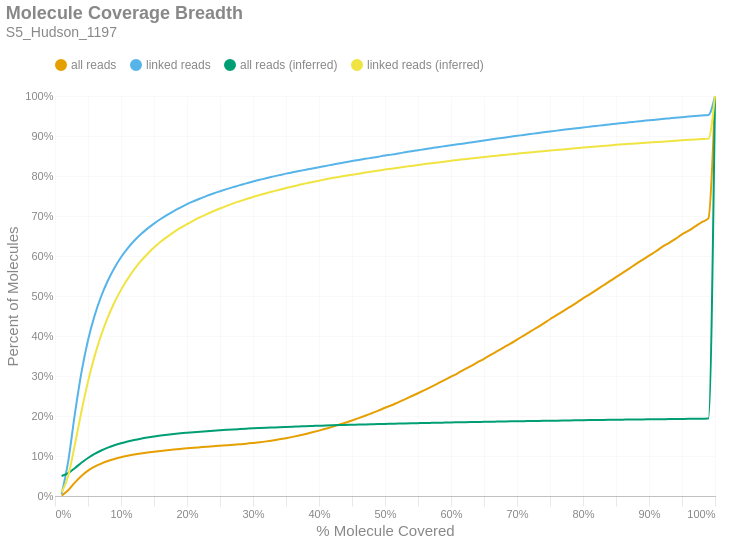

Here is the notebook cell this chart was saved with:
### Markdown cell above
### Molecule Read Coverage
This chart shows molecule coverage breadth as computed by the number of bases aligned to that molecule. In other words, "*how much of each unique long molecule is actually sequenced/aligned?*" Keep in mind there is a distinction between sequences and alignments, since some sequences belonging to a particular molecule may not align well and wouldn't appear in the alignment data. This chart also shows molecule coverage breadth as computed by the *inferred fragment* from which the aligned sequences originate. Unlike read coverage, this calculation takes into account the total insert size, including unsequenced gaps between the forward and reverse reads. Like the previous figures, these are cumulative percents.

### Code cell
if SKIPLR:
    print_html(f"Skipped")
else:
    binned_df = consolidated_hist(valids['coverage_bp'], mask, 0.01, True)
    binned_df_inf = consolidated_hist(valids['coverage_inserts'], mask, 0.01, True)
    binned_df = binned_df.with_columns(pl.lit(binned_df_inf['all reads (cumsum)']).alias('all reads (inferred)'))
    binned_df = binned_df.with_columns(pl.lit(binned_df_inf['linked reads (cumsum)']).alias('linked reads (inferred)'))
    binned_df = binned_df.with_columns(
        (pl.col('bin').cast(pl.Float64) + 0.01).alias('right_edge')
    )

    with SafeRender(binned_df):
        (
            density_plot(binned_df, 'Molecule Coverage Breadth', samplename, 'molcov', ['all reads (inferred)','linked reads (inferred)'])
            .encode(
                #x=alt.X('bin:Q', title="% Molecule Covered").axis(format = '%').scale(padding=0),
                x=alt.X('right_edge:Q', title="% Molecule Covered").axis(format='%').scale(padding=0),
                y=alt.Y('value:Q', title='Percent of Molecules')
                    .axis(format='%')
                    .stack(False)
                    .scale(domainMin=0, padding=0),
                color=alt.Color("key:N").scale(domain = ["all reads", "linked reads", "all reads (inferred)", "linked reads (inferred)"]),
                tooltip = [
                    alt.Tooltip("key:N", title = "Data Type"),
                    alt.Tooltip("range_label:N", title="% Molecule Covered"),
                    alt.Tooltip("value:Q", format = ".2%", title="% Molecules")
                ]
            )
        ).display()

### Figure 1 — Vega-Lite specification as saved in the notebook (floating-point values rounded to 4 significant figures)
{"width": "container", "height": 400, "config": {"title": {"anchor": "start", "dy": -15, "fontSize": 18, "color": "#888888", "subtitleColor": "#888888", "subtitleFontSize": 14}, "arc": {"fill": "#0072B2"}, "axis": {"domainColor": "#888888", "domainWidth": 0.5, "gridWidth": 0.2, "grid": false, "titleFontWeight": 400, "titleFontSize": 15, "labelFontSize": 11, "labelColor": "#888888", "tickColor": "#888888", "tickWidth": 0.2, "titleColor": "#888888"}, "axisBand": {"grid": false}, "axisX": {"grid": true, "tickSize": 10, "domainCap": "round"}, "axisY": {"domain": false, "grid": true, "tickSize": 0, "domainCap": "round"}, "background": "transparent", "header": {"labelFontSize": 15, "labelColor": "#888888", "titleFontSize": 15, "titleFontWeight": 600, "titleColor": "#888888"}, "legend": {"labelFont": "sans-serif", "labelFontSize": 12, "labelColor": "#888888", "symbolSize": 100, "symbolType": "circle", "titleFontSize": 12, "titlePadding": 10, "titleColor": "#888888", "title": null, "orient": "top"}, "range": {"category": ["#E69F00", "#56B4E9", "#009E73", "#F0E442", "#0072B2", "#D55E00", "#CC79A7", "#000000"], "diverging": ["#cfe8f3", "#a2d4ec", "#73bfe2", "#46abdb", "#1696d2", "#12719e"]}, "area": {"fill": "#0072B2", "fillOpacity": 0.7, "line": true, "strokeOpacity": 0.7}, "line": {"color": "#0072B2", "stroke": "#0072B2", "strokeWidth": 2}, "trail": {"color": "#0072B2", "stroke": "#0072B2", "strokeWidth": 0, "size": 1}, "point": {"filled": true, "fillOpacity": 1.0, "size": 95}, "text": {"color": "#888888", "fontSize": 11, "align": "right", "fontWeight": 400, "size": 11}, "bar": {"fill": "#0072B2", "stroke": null}, "view": {"stroke": null, "continuousWidth": 660, "continuousHeight": 400}}, "data": {"name": "data-0f9ad61a6609facb2e60e87d41776e35"}, "mark": {"type": "line", "interpolate": "monotone", "point": {"opacity": 0, "size": 275}}, "encoding": {"color": {"field": "key", "scale": {"domain": ["all reads", "linked reads", "all reads (inferred)", "linked reads (inferred)"]}, "type": "nominal"}, "tooltip": [{"field": "key", "title": "Data Type", "type": "nominal"}, {"field": "range_label", "title": "% Molecule Covered", "type": "nominal"}, {"field": "value", "format": ".2%", "title": "% Molecules", "type": "quantitative"}], "x": {"axis": {"format": "%"}, "field": "right_edge", "scale": {"padding": 0}, "title": "% Molecule Covered", "type": "quantitative"}, "y": {"axis": {"format": "%"}, "field": "value", "scale": {"domainMin": 0, "padding": 0}, "stack": false, "title": "Percent of Molecules", "type": "quantitative"}}, "params": [{"name": "param_c36ac31b6afebe62", "select": {"type": "point", "fields": ["key"]}, "bind": "legend"}], "title": {"text": "Molecule Coverage Breadth", "subtitle": "S5_Hudson_1197"}, "transform": [{"fold": ["all reads (cumsum)", "linked reads (cumsum)", "all reads (inferred)", "linked reads (inferred)"]}, {"calculate": "replace(datum.key, ' (cumsum)', '')", "as": "key"}, {"filter": {"param": "param_c36ac31b6afebe62"}}], "usermeta": {"embedOptions": {"downloadFileName": "S5_Hudson_1197.molcov"}}, "$schema": "https://vega.github.io/schema/vega-lite/v6.1.0.json", "datasets": {"data-0f9ad61a6609facb2e60e87d41776e35": [{"bin": "0.0", "interval": "0.0-0.01", "all reads": 0.0009434, "linked reads": 0.004851, "all reads (cumsum)": 0.0009434, "linked reads (cumsum)": 0.004851, "range_label": "0.0-0.01", "all reads (inferred)": 0.05005, "linked reads (inferred)": 0.008571, "right_edge": 0.01}, {"bin": "0.01", "interval": "0.01-0.02", "all reads": 0.0134, "linked reads": 0.08162, "all reads (cumsum)": 0.01435, "linked reads (cumsum)": 0.08647, "range_label": "0.01-0.02", "all reads (inferred)": 0.05709, "linked reads (inferred)": 0.05021, "right_edge": 0.02}, {"bin": "0.02", "interval": "0.02-0.03", "all reads": 0.01904, "linked reads": 0.1177, "all reads (cumsum)": 0.03339, "linked reads (cumsum)": 0.2042, "range_label": "0.02-0.03", "all reads (inferred)": 0.06956, "linked reads (inferred)": 0.1272, "right_edge": 0.03}, {"bin": "0.03", "interval": "0.03-0.04", "all reads": 0.01684, "linked reads": 0.1043, "all reads (cumsum)": 0.05023, "linked reads (cumsum)": 0.3085, "range_label": "0.03-0.04", "all reads (inferred)": 0.08301, "linked reads (inferred)": 0.2107, "right_edge": 0.04}, {"bin": "0.04", "interval": "0.04-0.05", "all reads": 0.01307, "linked reads": 0.08096, "all reads (cumsum)": 0.0633, "linked reads (cumsum)": 0.3895, "range_label": "0.04-0.05", "all reads (inferred)": 0.09508, "linked reads (inferred)": 0.2859, "right_edge": 0.05}, {"bin": "0.05", "interval": "0.05-0.06", "all reads": 0.009937, "linked reads": 0.06145, "all reads (cumsum)": 0.07323, "linked reads (cumsum)": 0.4509, "range_label": "0.05-0.06", "all reads (inferred)": 0.1053, "linked reads (inferred)": 0.3497, "right_edge": 0.06}, {"bin": "0.06", "interval": "0.06-0.07", "all reads": 0.007822, "linked reads": 0.04846, "all reads (cumsum)": 0.08105, "linked reads (cumsum)": 0.4994, "range_label": "0.06-0.07", "all reads (inferred)": 0.1137, "linked reads (inferred)": 0.4024, "right_edge": 0.07}, {"bin": "0.07", "interval": "0.07-0.08", "all reads": 0.006281, "linked reads": 0.03875, "all reads (cumsum)": 0.08733, "linked reads (cumsum)": 0.5381, "range_label": "0.07-0.08", "all reads (inferred)": 0.1208, "linked reads (inferred)": 0.4466, "right_edge": 0.08}, {"bin": "0.08", "interval": "0.08-0.09", "all reads": 0.005181, "linked reads": 0.03188, "all reads (cumsum)": 0.09252, "linked reads (cumsum)": 0.57, "range_label": "0.08-0.09", "all reads (inferred)": 0.1267, "linked reads (inferred)": 0.4837, "right_edge": 0.09}, {"bin": "0.09", "interval": "0.09-0.1", "all reads": 0.004373, "linked reads": 0.02677, "all reads (cumsum)": 0.09689, "linked reads (cumsum)": 0.5968, "range_label": "0.09-0.1", "all reads (inferred)": 0.1318, "linked reads (inferred)": 0.5153, "right_edge": 0.1}, {"bin": "0.1", "interval": "0.1-0.11", "all reads": 0.003594, "linked reads": 0.022, "all reads (cumsum)": 0.1005, "linked reads (cumsum)": 0.6188, "range_label": "0.1-0.11", "all reads (inferred)": 0.1361, "linked reads (inferred)": 0.5425, "right_edge": 0.11}, {"bin": "0.11", "interval": "0.11-0.12", "all reads": 0.003172, "linked reads": 0.01923, "all reads (cumsum)": 0.1037, "linked reads (cumsum)": 0.638, "range_label": "0.11-0.12", "all reads (inferred)": 0.14, "linked reads (inferred)": 0.5665, "right_edge": 0.12}, {"bin": "0.12", "interval": "0.12-0.13", "all reads": 0.002649, "linked reads": 0.01618, "all reads (cumsum)": 0.1063, "linked reads (cumsum)": 0.6542, "range_label": "0.12-0.13", "all reads (inferred)": 0.1433, "linked reads (inferred)": 0.587, "right_edge": 0.13}, {"bin": "0.13", "interval": "0.13-0.14", "all reads": 0.002361, "linked reads": 0.0143, "all reads (cumsum)": 0.1087, "linked reads (cumsum)": 0.6685, "range_label": "0.13-0.14", "all reads (inferred)": 0.1461, "linked reads (inferred)": 0.6052, "right_edge": 0.14}, {"bin": "0.14", "interval": "0.14-0.15", "all reads": 0.00211, "linked reads": 0.01257, "all reads (cumsum)": 0.1108, "linked reads (cumsum)": 0.6811, "range_label": "0.14-0.15", "all reads (inferred)": 0.1487, "linked reads (inferred)": 0.6212, "right_edge": 0.15}, {"bin": "0.15", "interval": "0.15-0.16", "all reads": 0.001923, "linked reads": 0.01133, "all reads (cumsum)": 0.1127, "linked reads (cumsum)": 0.6924, "range_label": "0.15-0.16", "all reads (inferred)": 0.151, "linked reads (inferred)": 0.6355, "right_edge": 0.16}, {"bin": "0.16", "interval": "0.16-0.17", "all reads": 0.001801, "linked reads": 0.01053, "all reads (cumsum)": 0.1145, "linked reads (cumsum)": 0.7029, "range_label": "0.16-0.17", "all reads (inferred)": 0.153, "linked reads (inferred)": 0.6479, "right_edge": 0.17}, {"bin": "0.17", "interval": "0.17-0.18", "all reads": 0.001646, "linked reads": 0.009554, "all reads (cumsum)": 0.1161, "linked reads (cumsum)": 0.7125, "range_label": "0.17-0.18", "all reads (inferred)": 0.1549, "linked reads (inferred)": 0.6597, "right_edge": 0.18}, {"bin": "0.18", "interval": "0.18-0.19", "all reads": 0.001545, "linked reads": 0.008685, "all reads (cumsum)": 0.1177, "linked reads (cumsum)": 0.7212, "range_label": "0.18-0.19", "all reads (inferred)": 0.1566, "linked reads (inferred)": 0.6702, "right_edge": 0.19}, {"bin": "0.19", "interval": "0.19-0.2", "all reads": 0.001504, "linked reads": 0.008328, "all reads (cumsum)": 0.1192, "linked reads (cumsum)": 0.7295, "range_label": "0.19-0.2", "all reads (inferred)": 0.1581, "linked reads (inferred)": 0.6797, "right_edge": 0.2}, {"bin": "0.2", "interval": "0.2-0.21", "all reads": 0.001379, "linked reads": 0.007354, "all reads (cumsum)": 0.1206, "linked reads (cumsum)": 0.7368, "range_label": "0.2-0.21", "all reads (inferred)": 0.1596, "linked reads (inferred)": 0.6887, "right_edge": 0.21}, {"bin": "0.21", "interval": "0.21-0.22", "all reads": 0.001325, "linked reads": 0.006915, "all reads (cumsum)": 0.1219, "linked reads (cumsum)": 0.7438, "range_label": "0.21-0.22", "all reads (inferred)": 0.1609, "linked reads (inferred)": 0.697, "right_edge": 0.22}, {"bin": "0.22", "interval": "0.22-0.23", "all reads": 0.001326, "linked reads": 0.006656, "all reads (cumsum)": 0.1232, "linked reads (cumsum)": 0.7504, "range_label": "0.22-0.23", "all reads (inferred)": 0.1622, "linked reads (inferred)": 0.7048, "right_edge": 0.23}, {"bin": "0.23", "interval": "0.23-0.24", "all reads": 0.001259, "linked reads": 0.005949, "all reads (cumsum)": 0.1245, "linked reads (cumsum)": 0.7564, "range_label": "0.23-0.24", "all reads (inferred)": 0.1633, "linked reads (inferred)": 0.712, "right_edge": 0.24}, {"bin": "0.24", "interval": "0.24-0.25", "all reads": 0.001193, "linked reads": 0.005481, "all reads (cumsum)": 0.1257, "linked reads (cumsum)": 0.7618, "range_label": "0.24-0.25", "all reads (inferred)": 0.1644, "linked reads (inferred)": 0.7187, "right_edge": 0.25}, {"bin": "0.25", "interval": "0.25-0.26", "all reads": 0.001184, "linked reads": 0.005315, "all reads (cumsum)": 0.1269, "linked reads (cumsum)": 0.7672, "range_label": "0.25-0.26", "all reads (inferred)": 0.1655, "linked reads (inferred)": 0.7254, "right_edge": 0.26}, {"bin": "0.26", "interval": "0.26-0.27", "all reads": 0.001212, "linked reads": 0.005064, "all reads (cumsum)": 0.1281, "linked reads (cumsum)": 0.7722, "range_label": "0.26-0.27", "all reads (inferred)": 0.1665, "linked reads (inferred)": 0.7316, "right_edge": 0.27}, {"bin": "0.27", "interval": "0.27-0.28", "all reads": 0.001321, "linked reads": 0.004924, "all reads (cumsum)": 0.1294, "linked reads (cumsum)": 0.7772, "range_label": "0.27-0.28", "all reads (inferred)": 0.1674, "linked reads (inferred)": 0.737, "right_edge": 0.28}, {"bin": "0.28", "interval": "0.28-0.29", "all reads": 0.001416, "linked reads": 0.004426, "all reads (cumsum)": 0.1308, "linked reads (cumsum)": 0.7816, "range_label": "0.28-0.29", "all reads (inferred)": 0.1682, "linked reads (inferred)": 0.7423, "right_edge": 0.29}, {"bin": "0.29", "interval": "0.29-0.3", "all reads": 0.001747, "linked reads": 0.004736, "all reads (cumsum)": 0.1326, "linked reads (cumsum)": 0.7863, "range_label": "0.29-0.3", "all reads (inferred)": 0.1691, "linked reads (inferred)": 0.7476, "right_edge": 0.3}, {"bin": "0.3", "interval": "0.3-0.31", "all reads": 0.001868, "linked reads": 0.004141, "all reads (cumsum)": 0.1344, "linked reads (cumsum)": 0.7905, "range_label": "0.3-0.31", "all reads (inferred)": 0.1699, "linked reads (inferred)": 0.7523, "right_edge": 0.31}, {"bin": "0.31", "interval": "0.31-0.32", "all reads": 0.002126, "linked reads": 0.004107, "all reads (cumsum)": 0.1365, "linked reads (cumsum)": 0.7946, "range_label": "0.31-0.32", "all reads (inferred)": 0.1706, "linked reads (inferred)": 0.757, "right_edge": 0.32}, {"bin": "0.32", "interval": "0.32-0.33", "all reads": 0.002444, "linked reads": 0.003851, "all reads (cumsum)": 0.139, "linked reads (cumsum)": 0.7984, "range_label": "0.32-0.33", "all reads (inferred)": 0.1713, "linked reads (inferred)": 0.7614, "right_edge": 0.33}, {"bin": "0.33", "interval": "0.33-0.34", "all reads": 0.002689, "linked reads": 0.003753, "all reads (cumsum)": 0.1417, "linked reads (cumsum)": 0.8022, "range_label": "0.33-0.34", "all reads (inferred)": 0.172, "linked reads (inferred)": 0.7658, "right_edge": 0.34}, {"bin": "0.34", "interval": "0.34-0.35", "all reads": 0.002956, "linked reads": 0.003724, "all reads (cumsum)": 0.1446, "linked reads (cumsum)": 0.8059, "range_label": "0.34-0.35", "all reads (inferred)": 0.1727, "linked reads (inferred)": 0.7698, "right_edge": 0.35}, {"bin": "0.35", "interval": "0.35-0.36", "all reads": 0.003198, "linked reads": 0.003345, "all reads (cumsum)": 0.1478, "linked reads (cumsum)": 0.8092, "range_label": "0.35-0.36", "all reads (inferred)": 0.1733, "linked reads (inferred)": 0.7738, "right_edge": 0.36}, {"bin": "0.36", "interval": "0.36-0.37", "all reads": 0.003484, "linked reads": 0.003281, "all reads (cumsum)": 0.1513, "linked reads (cumsum)": 0.8125, "range_label": "0.36-0.37", "all reads (inferred)": 0.174, "linked reads (inferred)": 0.7776, "right_edge": 0.37}, {"bin": "0.37", "interval": "0.37-0.38", "all reads": 0.003772, "linked reads": 0.00323, "all reads (cumsum)": 0.1551, "linked reads (cumsum)": 0.8157, "range_label": "0.37-0.38", "all reads (inferred)": 0.1746, "linked reads (inferred)": 0.7816, "right_edge": 0.38}, {"bin": "0.38", "interval": "0.38-0.39", "all reads": 0.004043, "linked reads": 0.00323, "all reads (cumsum)": 0.1591, "linked reads (cumsum)": 0.819, "range_label": "0.38-0.39", "all reads (inferred)": 0.1751, "linked reads (inferred)": 0.785, "right_edge": 0.39}, {"bin": "0.39", "interval": "0.39-0.4", "all reads": 0.004313, "linked reads": 0.003132, "all reads (cumsum)": 0.1634, "linked reads (cumsum)": 0.8221, "range_label": "0.39-0.4", "all reads (inferred)": 0.1757, "linked reads (inferred)": 0.7883, "right_edge": 0.4}, {"bin": "0.4", "interval": "0.4-0.41", "all reads": 0.00455, "linked reads": 0.003068, "all reads (cumsum)": 0.168, "linked reads (cumsum)": 0.8252, "range_label": "0.4-0.41", "all reads (inferred)": 0.1763, "linked reads (inferred)": 0.7917, "right_edge": 0.41}, {"bin": "0.41", "interval": "0.41-0.42", "all reads": 0.004905, "linked reads": 0.003124, "all reads (cumsum)": 0.1729, "linked reads (cumsum)": 0.8283, "range_label": "0.41-0.42", "all reads (inferred)": 0.1768, "linked reads (inferred)": 0.7949, "right_edge": 0.42}, {"bin": "0.42", "interval": "0.42-0.43", "all reads": 0.005109, "linked reads": 0.002987, "all reads (cumsum)": 0.178, "linked reads (cumsum)": 0.8313, "range_label": "0.42-0.43", "all reads (inferred)": 0.1772, "linked reads (inferred)": 0.7977, "right_edge": 0.43}, {"bin": "0.43", "interval": "0.43-0.44", "all reads": 0.005275, "linked reads": 0.003158, "all reads (cumsum)": 0.1833, "linked reads (cumsum)": 0.8344, "range_label": "0.43-0.44", "all reads (inferred)": 0.1777, "linked reads (inferred)": 0.8004, "right_edge": 0.44}, {"bin": "0.44", "interval": "0.44-0.45", "all reads": 0.005536, "linked reads": 0.002809, "all reads (cumsum)": 0.1888, "linked reads (cumsum)": 0.8373, "range_label": "0.44-0.45", "all reads (inferred)": 0.1781, "linked reads (inferred)": 0.8032, "right_edge": 0.45}, {"bin": "0.45", "interval": "0.45-0.46", "all reads": 0.005846, "linked reads": 0.002868, "all reads (cumsum)": 0.1947, "linked reads (cumsum)": 0.8401, "range_label": "0.45-0.46", "all reads (inferred)": 0.1786, "linked reads (inferred)": 0.8058, "right_edge": 0.46}, {"bin": "0.46", "interval": "0.46-0.47", "all reads": 0.006041, "linked reads": 0.002736, "all reads (cumsum)": 0.2007, "linked reads (cumsum)": 0.8429, "range_label": "0.46-0.47", "all reads (inferred)": 0.179, "linked reads (inferred)": 0.8085, "right_edge": 0.47}, {"bin": "0.47", "interval": "0.47-0.48", "all reads": 0.006307, "linked reads": 0.002647, "all reads (cumsum)": 0.207, "linked reads (cumsum)": 0.8455, "range_label": "0.47-0.48", "all reads (inferred)": 0.1794, "linked reads (inferred)": 0.8111, "right_edge": 0.48}, {"bin": "0.48", "interval": "0.48-0.49", "all reads": 0.006355, "linked reads": 0.002787, "all reads (cumsum)": 0.2134, "linked reads (cumsum)": 0.8483, "range_label": "0.48-0.49", "all reads (inferred)": 0.1798, "linked reads (inferred)": 0.8136, "right_edge": 0.49}, {"bin": "0.49", "interval": "0.49-0.5", "all reads": 0.007192, "linked reads": 0.002736, "all reads (cumsum)": 0.2206, "linked reads (cumsum)": 0.851, "range_label": "0.49-0.5", "all reads (inferred)": 0.1803, "linked reads (inferred)": 0.8161, "right_edge": 0.5}, {"bin": "0.5", "interval": "0.5-0.51", "all reads": 0.006331, "linked reads": 0.002413, "all reads (cumsum)": 0.2269, "linked reads (cumsum)": 0.8534, "range_label": "0.5-0.51", "all reads (inferred)": 0.1806, "linked reads (inferred)": 0.8184, "right_edge": 0.51}, {"bin": "0.51", "interval": "0.51-0.52", "all reads": 0.007381, "linked reads": 0.002762, "all reads (cumsum)": 0.2343, "linked reads (cumsum)": 0.8562, "range_label": "0.51-0.52", "all reads (inferred)": 0.181, "linked reads (inferred)": 0.8209, "right_edge": 0.52}, {"bin": "0.52", "interval": "0.52-0.53", "all reads": 0.007399, "linked reads": 0.002936, "all reads (cumsum)": 0.2417, "linked reads (cumsum)": 0.8591, "range_label": "0.52-0.53", "all reads (inferred)": 0.1814, "linked reads (inferred)": 0.8231, "right_edge": 0.53}, {"bin": "0.53", "interval": "0.53-0.54", "all reads": 0.007685, "linked reads": 0.002851, "all reads (cumsum)": 0.2494, "linked reads (cumsum)": 0.862, "range_label": "0.53-0.54", "all reads (inferred)": 0.1818, "linked reads (inferred)": 0.8253, "right_edge": 0.54}, {"bin": "0.54", "interval": "0.54-0.55", "all reads": 0.007523, "linked reads": 0.002468, "all reads (cumsum)": 0.2569, "linked reads (cumsum)": 0.8645, "range_label": "0.54-0.55", "all reads (inferred)": 0.1821, "linked reads (inferred)": 0.8275, "right_edge": 0.55}, {"bin": "0.55", "interval": "0.55-0.56", "all reads": 0.008041, "linked reads": 0.002464, "all reads (cumsum)": 0.2649, "linked reads (cumsum)": 0.8669, "range_label": "0.55-0.56", "all reads (inferred)": 0.1825, "linked reads (inferred)": 0.8298, "right_edge": 0.56}, {"bin": "0.56", "interval": "0.56-0.57", "all reads": 0.008123, "linked reads": 0.002617, "all reads (cumsum)": 0.273, "linked reads (cumsum)": 0.8695, "range_label": "0.56-0.57", "all reads (inferred)": 0.1828, "linked reads (inferred)": 0.8318, "right_edge": 0.57}, {"bin": "0.57", "interval": "0.57-0.58", "all reads": 0.008268, "linked reads": 0.0026, "all reads (cumsum)": 0.2813, "linked reads (cumsum)": 0.8721, "range_label": "0.57-0.58", "all reads (inferred)": 0.1831, "linked reads (inferred)": 0.8337, "right_edge": 0.58}, {"bin": "0.58", "interval": "0.58-0.59", "all reads": 0.008329, "linked reads": 0.002366, "all reads (cumsum)": 0.2896, "linked reads (cumsum)": 0.8745, "range_label": "0.58-0.59", "all reads (inferred)": 0.1835, "linked reads (inferred)": 0.8358, "right_edge": 0.59}, {"bin": "0.59", "interval": "0.59-0.6", "all reads": 0.008591, "linked reads": 0.002298, "all reads (cumsum)": 0.2982, "linked reads (cumsum)": 0.8768, "range_label": "0.59-0.6", "all reads (inferred)": 0.1839, "linked reads (inferred)": 0.838, "right_edge": 0.6}, {"bin": "0.6", "interval": "0.6-0.61", "all reads": 0.008482, "linked reads": 0.002383, "all reads (cumsum)": 0.3067, "linked reads (cumsum)": 0.8792, "range_label": "0.6-0.61", "all reads (inferred)": 0.1842, "linked reads (inferred)": 0.8399, "right_edge": 0.61}, {"bin": "0.61", "interval": "0.61-0.62", "all reads": 0.009066, "linked reads": 0.002319, "all reads (cumsum)": 0.3158, "linked reads (cumsum)": 0.8815, "range_label": "0.61-0.62", "all reads (inferred)": 0.1845, "linked reads (inferred)": 0.842, "right_edge": 0.62}, {"bin": "0.62", "interval": "0.62-0.63", "all reads": 0.009018, "linked reads": 0.002515, "all reads (cumsum)": 0.3248, "linked reads (cumsum)": 0.884, "range_label": "0.62-0.63", "all reads (inferred)": 0.1849, "linked reads (inferred)": 0.8439, "right_edge": 0.63}, {"bin": "0.63", "interval": "0.63-0.64", "all reads": 0.009185, "linked reads": 0.002477, "all reads (cumsum)": 0.334, "linked reads (cumsum)": 0.8865, "range_label": "0.63-0.64", "all reads (inferred)": 0.1851, "linked reads (inferred)": 0.8457, "right_edge": 0.64}, {"bin": "0.64", "interval": "0.64-0.65", "all reads": 0.008997, "linked reads": 0.002298, "all reads (cumsum)": 0.343, "linked reads (cumsum)": 0.8888, "range_label": "0.64-0.65", "all reads (inferred)": 0.1854, "linked reads (inferred)": 0.8474, "right_edge": 0.65}, {"bin": "0.65", "interval": "0.65-0.66", "all reads": 0.009631, "linked reads": 0.002447, "all reads (cumsum)": 0.3526, "linked reads (cumsum)": 0.8912, "range_label": "0.65-0.66", "all reads (inferred)": 0.1857, "linked reads (inferred)": 0.8492, "right_edge": 0.66}, {"bin": "0.66", "interval": "0.66-0.67", "all reads": 0.009288, "linked reads": 0.002362, "all reads (cumsum)": 0.3619, "linked reads (cumsum)": 0.8936, "range_label": "0.66-0.67", "all reads (inferred)": 0.186, "linked reads (inferred)": 0.8509, "right_edge": 0.67}, {"bin": "0.67", "interval": "0.67-0.68", "all reads": 0.00958, "linked reads": 0.002281, "all reads (cumsum)": 0.3715, "linked reads (cumsum)": 0.8959, "range_label": "0.67-0.68", "all reads (inferred)": 0.1863, "linked reads (inferred)": 0.8525, "right_edge": 0.68}, {"bin": "0.68", "interval": "0.68-0.69", "all reads": 0.009455, "linked reads": 0.002209, "all reads (cumsum)": 0.3809, "linked reads (cumsum)": 0.8981, "range_label": "0.68-0.69", "all reads (inferred)": 0.1866, "linked reads (inferred)": 0.8543, "right_edge": 0.69}, {"bin": "0.69", "interval": "0.69-0.7", "all reads": 0.01009, "linked reads": 0.002306, "all reads (cumsum)": 0.391, "linked reads (cumsum)": 0.9004, "range_label": "0.69-0.7", "all reads (inferred)": 0.1869, "linked reads (inferred)": 0.8559, "right_edge": 0.7}, {"bin": "0.7", "interval": "0.7-0.71", "all reads": 0.009874, "linked reads": 0.002158, "all reads (cumsum)": 0.4009, "linked reads (cumsum)": 0.9026, "range_label": "0.7-0.71", "all reads (inferred)": 0.1871, "linked reads (inferred)": 0.8575, "right_edge": 0.71}, {"bin": "0.71", "interval": "0.71-0.72", "all reads": 0.009935, "linked reads": 0.002243, "all reads (cumsum)": 0.4108, "linked reads (cumsum)": 0.9048, "range_label": "0.71-0.72", "all reads (inferred)": 0.1874, "linked reads (inferred)": 0.859, "right_edge": 0.72}, {"bin": "0.72", "interval": "0.72-0.73", "all reads": 0.01017, "linked reads": 0.002306, "all reads (cumsum)": 0.421, "linked reads (cumsum)": 0.9071, "range_label": "0.72-0.73", "all reads (inferred)": 0.1877, "linked reads (inferred)": 0.8606, "right_edge": 0.73}, {"bin": "0.73", "interval": "0.73-0.74", "all reads": 0.01001, "linked reads": 0.00223, "all reads (cumsum)": 0.431, "linked reads (cumsum)": 0.9093, "range_label": "0.73-0.74", "all reads (inferred)": 0.1879, "linked reads (inferred)": 0.8621, "right_edge": 0.74}, {"bin": "0.74", "interval": "0.74-0.75", "all reads": 0.01087, "linked reads": 0.002128, "all reads (cumsum)": 0.4419, "linked reads (cumsum)": 0.9115, "range_label": "0.74-0.75", "all reads (inferred)": 0.1882, "linked reads (inferred)": 0.8635, "right_edge": 0.75}, {"bin": "0.75", "interval": "0.75-0.76", "all reads": 0.01008, "linked reads": 0.001983, "all reads (cumsum)": 0.452, "linked reads (cumsum)": 0.9134, "range_label": "0.75-0.76", "all reads (inferred)": 0.1884, "linked reads (inferred)": 0.865, "right_edge": 0.76}, {"bin": "0.76", "interval": "0.76-0.77", "all reads": 0.01039, "linked reads": 0.001894, "all reads (cumsum)": 0.4623, "linked reads (cumsum)": 0.9153, "range_label": "0.76-0.77", "all reads (inferred)": 0.1887, "linked reads (inferred)": 0.8664, "right_edge": 0.77}, {"bin": "0.77", "interval": "0.77-0.78", "all reads": 0.01025, "linked reads": 0.001987, "all reads (cumsum)": 0.4726, "linked reads (cumsum)": 0.9173, "range_label": "0.77-0.78", "all reads (inferred)": 0.1889, "linked reads (inferred)": 0.868, "right_edge": 0.78}, {"bin": "0.78", "interval": "0.78-0.79", "all reads": 0.01034, "linked reads": 0.001975, "all reads (cumsum)": 0.4829, "linked reads (cumsum)": 0.9193, "range_label": "0.78-0.79", "all reads (inferred)": 0.1892, "linked reads (inferred)": 0.8696, "right_edge": 0.79}, {"bin": "0.79", "interval": "0.79-0.8", "all reads": 0.01106, "linked reads": 0.002034, "all reads (cumsum)": 0.494, "linked reads (cumsum)": 0.9213, "range_label": "0.79-0.8", "all reads (inferred)": 0.1895, "linked reads (inferred)": 0.8711, "right_edge": 0.8}, {"bin": "0.8", "interval": "0.8-0.81", "all reads": 0.01021, "linked reads": 0.001906, "all reads (cumsum)": 0.5042, "linked reads (cumsum)": 0.9232, "range_label": "0.8-0.81", "all reads (inferred)": 0.1897, "linked reads (inferred)": 0.8724, "right_edge": 0.81}, {"bin": "0.81", "interval": "0.81-0.82", "all reads": 0.01063, "linked reads": 0.001881, "all reads (cumsum)": 0.5148, "linked reads (cumsum)": 0.9251, "range_label": "0.81-0.82", "all reads (inferred)": 0.1899, "linked reads (inferred)": 0.8738, "right_edge": 0.82}, {"bin": "0.82", "interval": "0.82-0.83", "all reads": 0.01077, "linked reads": 0.001928, "all reads (cumsum)": 0.5256, "linked reads (cumsum)": 0.9271, "range_label": "0.82-0.83", "all reads (inferred)": 0.1902, "linked reads (inferred)": 0.8751, "right_edge": 0.83}, {"bin": "0.83", "interval": "0.83-0.84", "all reads": 0.01077, "linked reads": 0.001796, "all reads (cumsum)": 0.5364, "linked reads (cumsum)": 0.9288, "range_label": "0.83-0.84", "all reads (inferred)": 0.1904, "linked reads (inferred)": 0.8765, "right_edge": 0.84}, {"bin": "0.84", "interval": "0.84-0.85", "all reads": 0.01059, "linked reads": 0.001851, "all reads (cumsum)": 0.547, "linked reads (cumsum)": 0.9307, "range_label": "0.84-0.85", "all reads (inferred)": 0.1907, "linked reads (inferred)": 0.8779, "right_edge": 0.85}, {"bin": "0.85", "interval": "0.85-0.86", "all reads": 0.01091, "linked reads": 0.001817, "all reads (cumsum)": 0.5579, "linked reads (cumsum)": 0.9325, "range_label": "0.85-0.86", "all reads (inferred)": 0.1909, "linked reads (inferred)": 0.8791, "right_edge": 0.86}, {"bin": "0.86", "interval": "0.86-0.87", "all reads": 0.01073, "linked reads": 0.001651, "all reads (cumsum)": 0.5686, "linked reads (cumsum)": 0.9342, "range_label": "0.86-0.87", "all reads (inferred)": 0.1911, "linked reads (inferred)": 0.8803, "right_edge": 0.87}, {"bin": "0.87", "interval": "0.87-0.88", "all reads": 0.01098, "linked reads": 0.00177, "all reads (cumsum)": 0.5796, "linked reads (cumsum)": 0.9359, "range_label": "0.87-0.88", "all reads (inferred)": 0.1913, "linked reads (inferred)": 0.8815, "right_edge": 0.88}, {"bin": "0.88", "interval": "0.88-0.89", "all reads": 0.01057, "linked reads": 0.001723, "all reads (cumsum)": 0.5902, "linked reads (cumsum)": 0.9377, "range_label": "0.88-0.89", "all reads (inferred)": 0.1915, "linked reads (inferred)": 0.8827, "right_edge": 0.89}, {"bin": "0.89", "interval": "0.89-0.9", "all reads": 0.01089, "linked reads": 0.001545, "all reads (cumsum)": 0.6011, "linked reads (cumsum)": 0.9392, "range_label": "0.89-0.9", "all reads (inferred)": 0.1917, "linked reads (inferred)": 0.8838, "right_edge": 0.9}, {"bin": "0.9", "interval": "0.9-0.91", "all reads": 0.01013, "linked reads": 0.001689, "all reads (cumsum)": 0.6112, "linked reads (cumsum)": 0.9409, "range_label": "0.9-0.91", "all reads (inferred)": 0.1919, "linked reads (inferred)": 0.8849, "right_edge": 0.91}, {"bin": "0.91", "interval": "0.91-0.92", "all reads": 0.01156, "linked reads": 0.001672, "all reads (cumsum)": 0.6228, "linked reads (cumsum)": 0.9426, "range_label": "0.91-0.92", "all reads (inferred)": 0.1921, "linked reads (inferred)": 0.8859, "right_edge": 0.92}, {"bin": "0.92", "interval": "0.92-0.93", "all reads": 0.009575, "linked reads": 0.001472, "all reads (cumsum)": 0.6323, "linked reads (cumsum)": 0.944, "range_label": "0.92-0.93", "all reads (inferred)": 0.1923, "linked reads (inferred)": 0.8871, "right_edge": 0.93}, {"bin": "0.93", "interval": "0.93-0.94", "all reads": 0.01051, "linked reads": 0.001455, "all reads (cumsum)": 0.6428, "linked reads (cumsum)": 0.9455, "range_label": "0.93-0.94", "all reads (inferred)": 0.1925, "linked reads (inferred)": 0.8882, "right_edge": 0.94}, {"bin": "0.94", "interval": "0.94-0.95", "all reads": 0.01127, "linked reads": 0.001477, "all reads (cumsum)": 0.6541, "linked reads (cumsum)": 0.947, "range_label": "0.94-0.95", "all reads (inferred)": 0.1927, "linked reads (inferred)": 0.8893, "right_edge": 0.95}, {"bin": "0.95", "interval": "0.95-0.96", "all reads": 0.009136, "linked reads": 0.001485, "all reads (cumsum)": 0.6632, "linked reads (cumsum)": 0.9485, "range_label": "0.95-0.96", "all reads (inferred)": 0.1929, "linked reads (inferred)": 0.8903, "right_edge": 0.96}, {"bin": "0.96", "interval": "0.96-0.97", "all reads": 0.01063, "linked reads": 0.001349, "all reads (cumsum)": 0.6739, "linked reads (cumsum)": 0.9498, "range_label": "0.96-0.97", "all reads (inferred)": 0.1931, "linked reads (inferred)": 0.8913, "right_edge": 0.97}, {"bin": "0.97", "interval": "0.97-0.98", "all reads": 0.0107, "linked reads": 0.001417, "all reads (cumsum)": 0.6846, "linked reads (cumsum)": 0.9512, "range_label": "0.97-0.98", "all reads (inferred)": 0.1933, "linked reads (inferred)": 0.8925, "right_edge": 0.98}, {"bin": "0.98", "interval": "0.98-0.99", "all reads": 0.009296, "linked reads": 0.001298, "all reads (cumsum)": 0.6939, "linked reads (cumsum)": 0.9525, "range_label": "0.98-0.99", "all reads (inferred)": 0.1935, "linked reads (inferred)": 0.8934, "right_edge": 0.99}, {"bin": "0.99", "interval": "0.99-1.0", "all reads": 0.3061, "linked reads": 0.04748, "all reads (cumsum)": 1.0, "linked reads (cumsum)": 1.0, "range_label": "0.99-1.0", "all reads (inferred)": 1.0, "linked reads (inferred)": 1.0, "right_edge": 1.0}]}}
